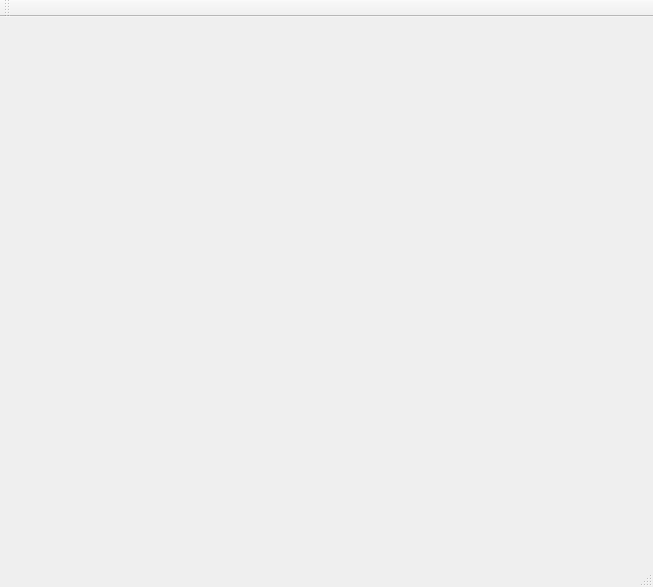
<?xml version="1.0" encoding="UTF-8"?>
<ui version="4.0">
 <class>MainWindow</class>
 <widget class="QMainWindow" name="MainWindow">
  <property name="geometry">
   <rect>
    <x>0</x>
    <y>0</y>
    <width>653</width>
    <height>587</height>
   </rect>
  </property>
  <property name="sizePolicy">
   <sizepolicy hsizetype="Minimum" vsizetype="Minimum">
    <horstretch>0</horstretch>
    <verstretch>0</verstretch>
   </sizepolicy>
  </property>
  <property name="windowTitle">
   <string>MainWindow</string>
  </property>
  <widget class="QWidget" name="centralWidget"/>
  <widget class="QMenuBar" name="menuBar">
   <property name="geometry">
    <rect>
     <x>0</x>
     <y>0</y>
     <width>653</width>
     <height>26</height>
    </rect>
   </property>
  </widget>
  <widget class="QToolBar" name="mainToolBar">
   <attribute name="toolBarArea">
    <enum>TopToolBarArea</enum>
   </attribute>
   <attribute name="toolBarBreak">
    <bool>false</bool>
   </attribute>
  </widget>
  <widget class="QStatusBar" name="statusBar"/>
 </widget>
 <layoutdefault spacing="6" margin="11"/>
 <resources/>
 <connections/>
</ui>
